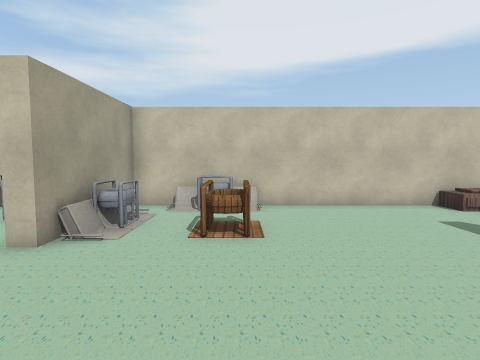
[1] (above)

24 first-person views from a walk through a 3-D level made in the Unity game engine. The camera is 1.4 m above the floor, tilts 4° down and sees 80° across. The floor is counted in squares, 1 m on a side. Each view is taken from the middle of a square. On the plan, view 1 faces up. The plan holds only what a view shows up to about 14 squares ahead; the rest is blank. The player character is not drawn. Some animated figures are left out. Some surface patterns are stand-ins.

[2]
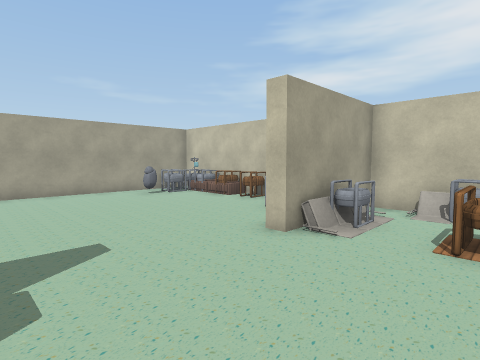

[3]
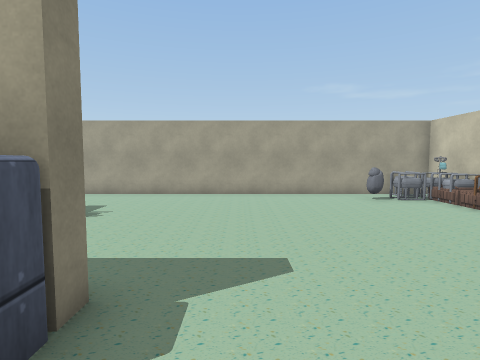

[4]
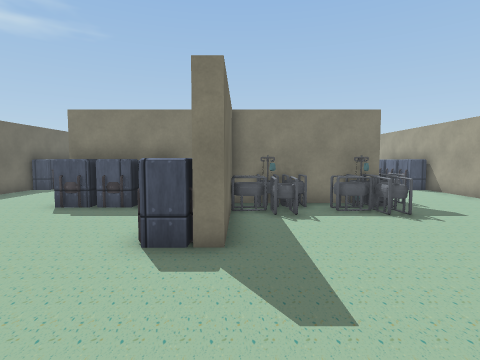

[5]
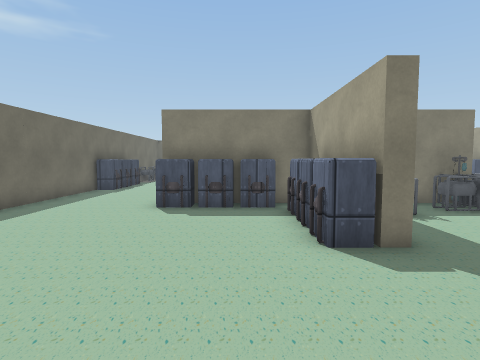

[6]
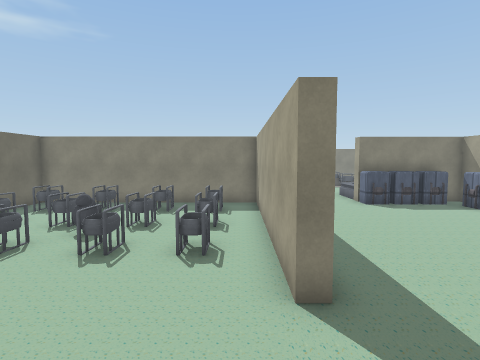

[7]
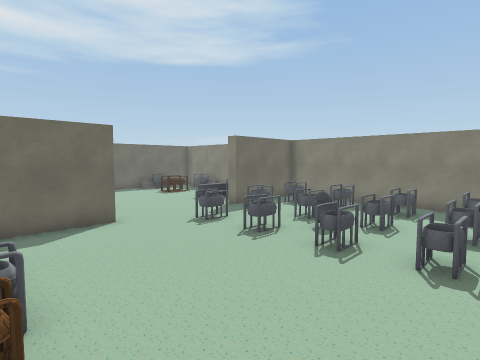

[8]
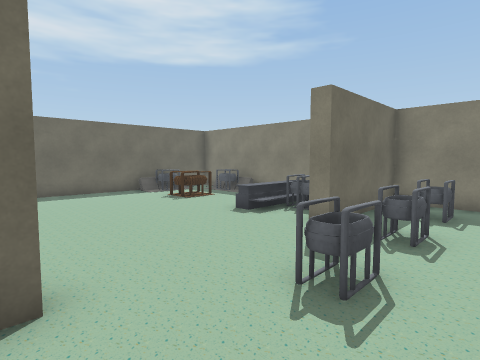

[9]
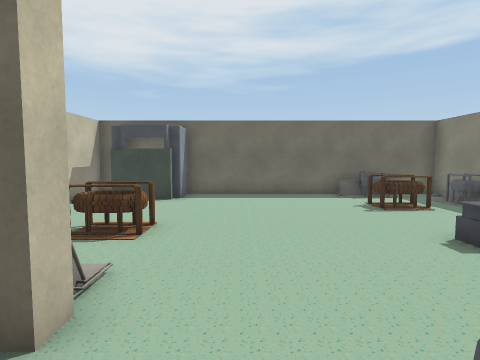

[10]
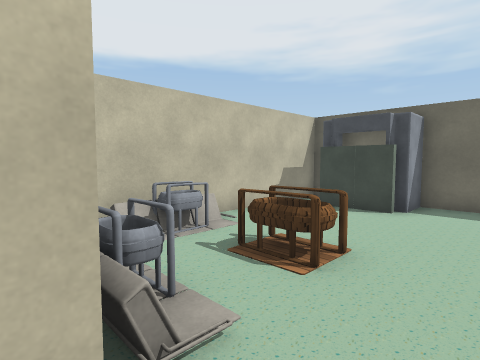

[11]
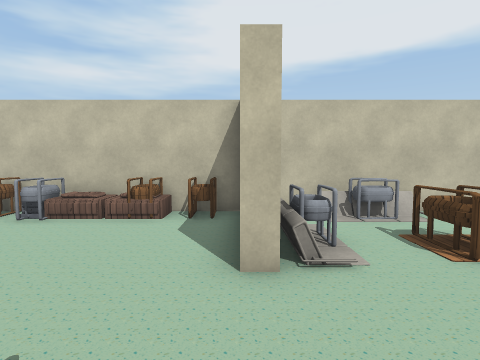

[12]
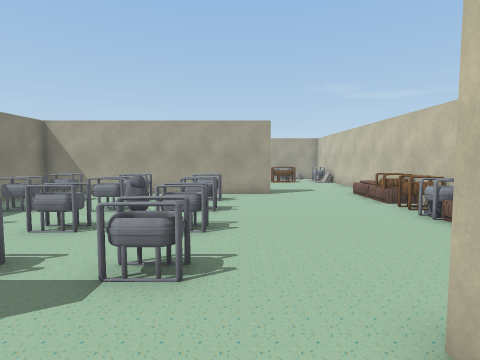

[13]
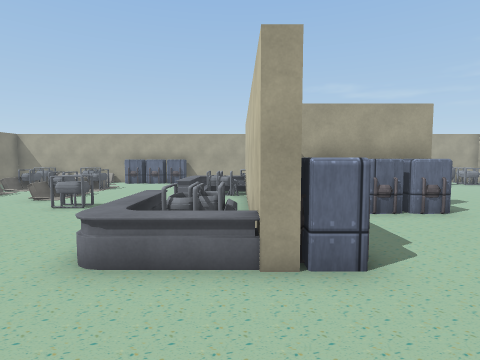

[14]
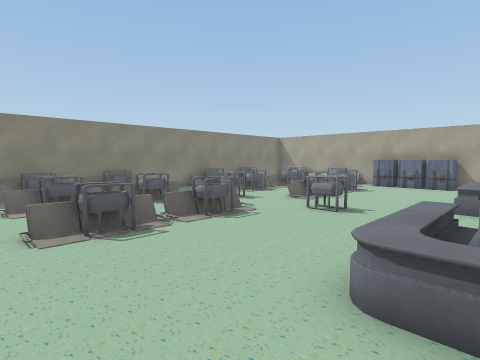

[15]
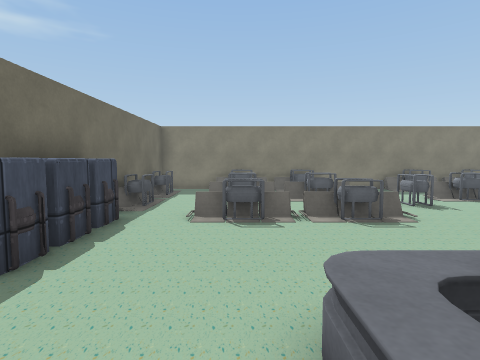

[16]
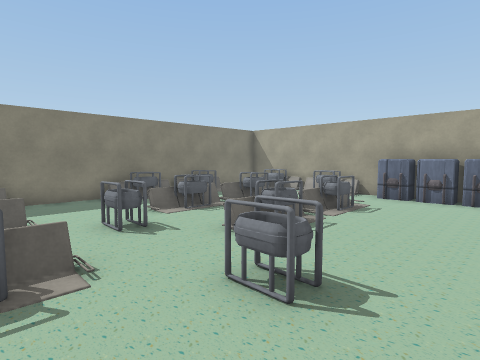

[17]
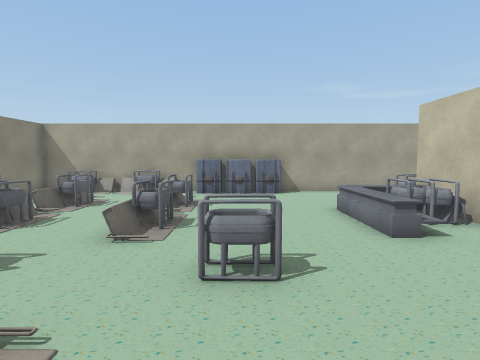

[18]
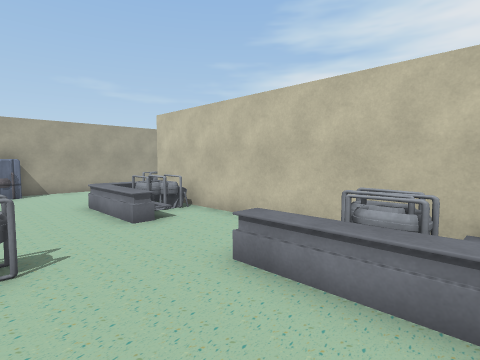

[19]
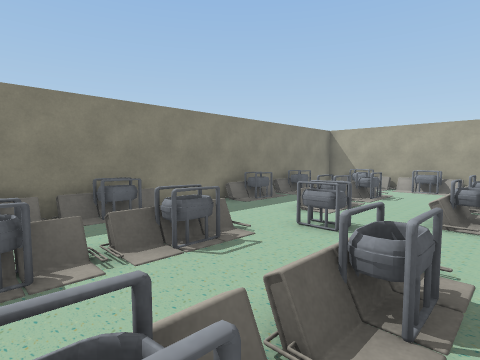

[20]
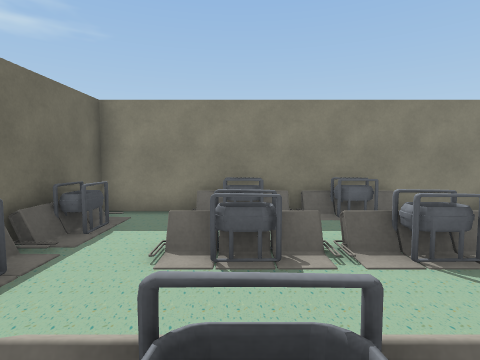

[21]
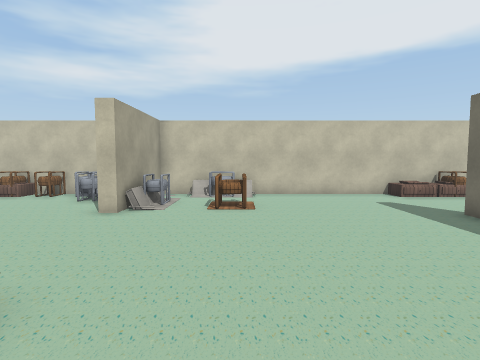

[22]
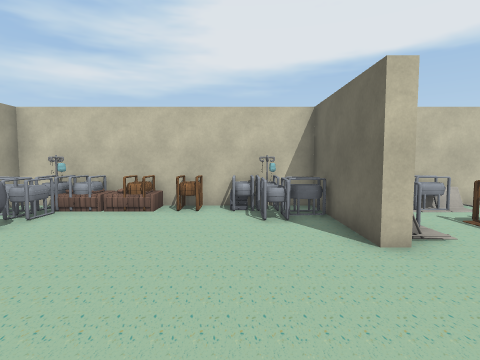

[23]
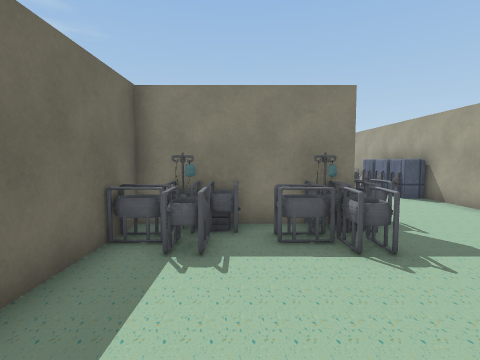

[24]
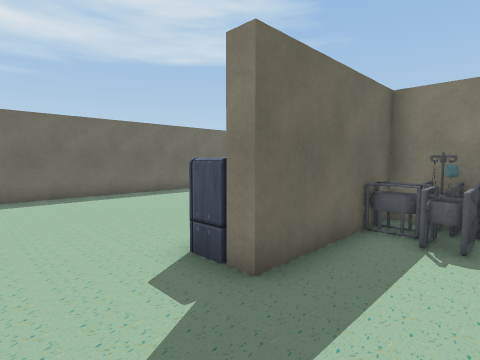

### Floor plan
Points are (right, up) in squares from view 1. A wall is a line through its corners. A room is listed if a view was taken in it or the views show most of it. See-through windows are left out.
Room 1 (views 1, 2, 3, 4, 5, 6, 7, 8, 9, 10, 11, 12, 13, 14, 15, 16, 17, 18, 19, 20, 21, 22, 23, 24)
walls: (1.5, -5.7) (-8.5, -5.7); (-3.2, -4.4) (-3.2, -5.3) (-0.4, -5.3); (5.7, 3.8) (5.7, 4.3) (6.2, 4.3) (6.2, -5) (16, -5) (16, -0.8) (16.5, -0.8); (-4.6, -5.3) (-3.8, -5.3) (-3.8, -0.5) (-3.4, -0.5); (-7.5, -5.3) (-6.4, -5.3); (16.5, 4.5) (16, 4.5) (16, 7.4); (19, -5) (25.8, -5) (25.8, 5.2); (16, 8.8) (-3.2, 8.8) (-3.2, 4.5) (-3.8, 4.5) (-3.8, 8.8) (-12.8, 8.8) (-12.8, -19.7) (5.7, -19.7) (5.7, 1); (25.8, 8.2) (25.8, 8.8) (17, 8.8)
objects: other object (-12, -18) to (-12, -17); other object (-12, -16) to (-12, -14); other object (-12, -13) to (-12, -12); other object (-12, -11); other object (-12, -10) to (-12, -9); other object (-12, 7) to (-12, 8); other object (-11, 6); other object (-11, 7); other object (-10, -19) to (-8, -19); other object (-10, -16) to (-9, -16); other object (-10, -13) to (-8, -13); other object (-9, -6) to (-9, -5); other object (-9, -4); other object (-8, -8) to (-8, -7); other object (-8, -5); other object (-8, -4) to (-7, -4); other object (-8, -3); other object (-8, 8) to (-7, 8); other object (-7, -19) to (-6, -19); other object (-7, -7) to (-6, -6); other object (-6, -16); other object (-6, -13); other object (-6, -5) to (-6, -4); other object (-6, 8); other object (-5, -5); other object (-5, -4) to (-4, -4); other object (-5, -3); other object (-5, 7); other object (-5, 8); other object (-4, -15) to (-3, -15); other object (-4, -11) to (-3, -11); other object (-4, 7); other object (-3, -4) to (-3, -3); other object (-3, -2) to (-2, -2); other object (-3, -1) to (-2, -1); other object (-3, 6) to (-2, 6); other object (-2, -19) to (0, -19); other object (-2, -16) to (-1, -16); other object (-2, -13) to (0, -13); other object (-2, -8); other object (-2, -5) to (-2, -4); other object (-1, -7) to (0, -6); other object (-1, -5) to (0, -4); other object (-1, 5) to (0, 6); other object (-1, 8) to (0, 8); other object (1, -19) to (2, -19); other object (1, -8) to (1, -7); other object (1, -5) to (1, -4); other object (2, -16); other object (2, -13); other object (5, -18) to (5, -17); other object (5, -15) to (5, -14); other object (5, -13) to (5, -12); other object (5, -11); other object (5, -10) to (5, -9); other object (8, -4) to (8, -3); other object (8, -1) to (8, 0); other object (8, 1) to (8, 2); other object (10, -4) to (10, -3); other object (10, -1) to (10, 0); other object (10, 1) to (10, 2); other object (10, 8); other object (11, 0) to (11, 1); other object (11, 8); other object (12, -4) to (12, -3); other object (12, -1) to (12, 0); other object (12, 1) to (12, 2); other object (14, -4) to (15, -3); other object (14, -1) to (15, 0); other object (14, 1) to (15, 2); other object (15, 8); other object (17, -3) to (18, -2); other object (17, 5) to (17, 7); other object (18, -4) to (18, -3); other object (18, 8) to (20, 8); other object (19, 5) to (20, 6); other object (22, -4) to (24, -4); other object (22, -2) to (23, -1); other object (24, 5) to (25, 8); other object (25, -3) to (25, -1)

Where each view was taken, in squares from view 1:
view 1: 0 up, 0 right, facing up
view 2: 0 up, 0 right, facing up-left
view 3: 1 up, 1 left, facing left
view 4: 4 up, 4 left, facing down
view 5: 4 up, 1 left, facing down
view 6: 8 up, 7 right, facing down
view 7: 8 up, 7 right, facing down-right
view 8: 5 up, 13 right, facing down-right
view 9: 3 up, 14 right, facing right
view 10: 3 up, 16 right, facing up-right
view 11: 1 up, 16 right, facing up
view 12: 3 up, 18 right, facing left
view 13: 6 down, 5 right, facing left
view 14: 7 down, 4 right, facing down-left
view 15: 6 down, 2 right, facing down
view 16: 9 down, 1 left, facing down-left
view 17: 11 down, 0 right, facing left
view 18: 11 down, 1 right, facing up-left
view 19: 12 down, 2 right, facing down-left
view 20: 12 down, 2 right, facing down
view 21: 3 down, 0 right, facing up
view 22: 0 up, 6 left, facing up
view 23: 1 up, 6 left, facing down
view 24: 2 up, 6 left, facing down-right
